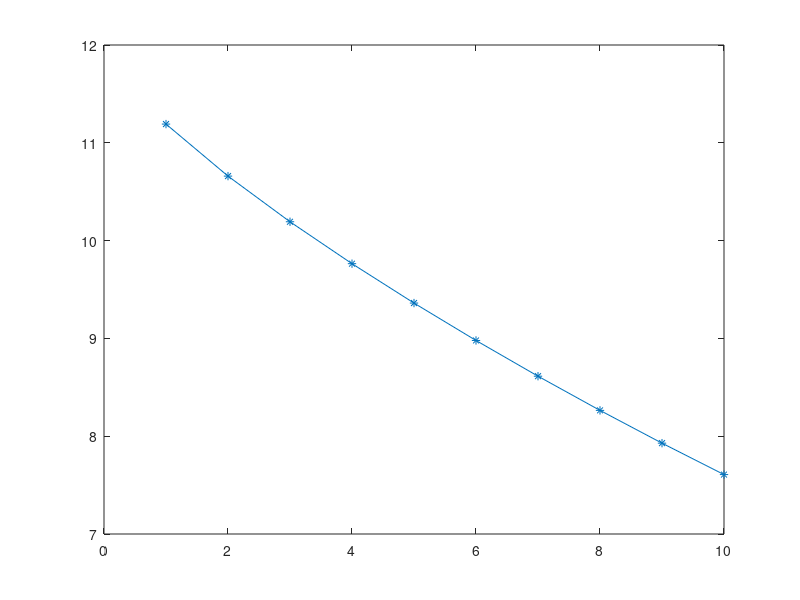

This chart was generated by the following MATLAB code:
load data3 A b m x1
B=A*m;
r=[];
for i=1:10
    r=[r,b-B(:,i)];
end
r
for j=1:10
    y(j)=norm(r(:,j));
    end
y
x=[1:10];
plot(x,y,'-*');
